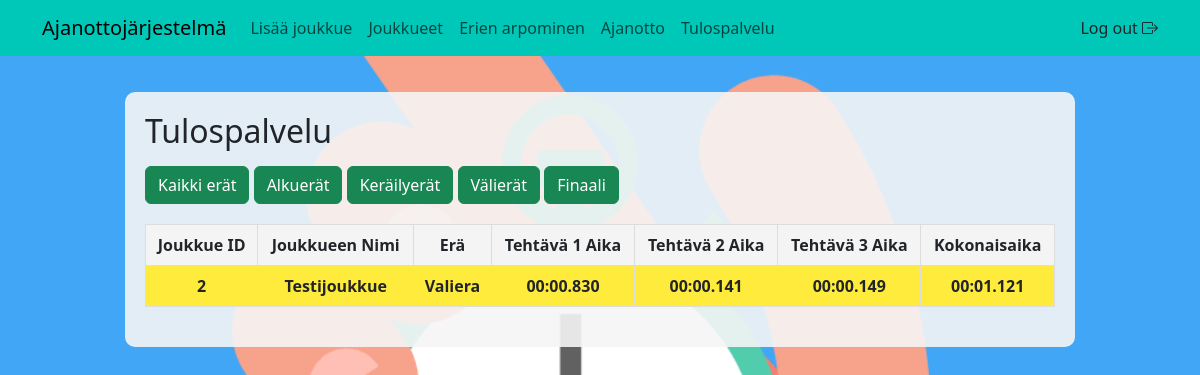
The app's page /tulospalvelu_old.php?era=valiera (signed in) with its own data.
### tables this page shows
CREATE TABLE `tulostaulu` (
  `aikaid` int NOT NULL,
  `joukkueid` int NOT NULL,
  `era` enum('Alkuera','Kerailyera','Valiera','Finaali') NOT NULL,
  `era_numero` int NOT NULL,
  `tehtava1aika` varchar(10) NOT NULL,
  `tehtava2aika` varchar(10) NOT NULL,
  `tehtava3aika` varchar(10) NOT NULL,
  `kokonaisaika` varchar(10) NOT NULL
);

CREATE TABLE `joukkueet` (
  `joukkueid` int NOT NULL,
  `nimi` varchar(100) NOT NULL,
  `koulu` varchar(100) NOT NULL,
  `jasen1` varchar(100) NOT NULL,
  `jasen2` varchar(100) NOT NULL,
  `jasen3` varchar(100) NOT NULL
);

### tulospalvelu_old.php (the view)
<?php
include_once 'inc/header.php';
include_once 'inc/database.php';
$era = $_GET['era'] ?? null;
$sql = "SELECT joukkueet.joukkueid, joukkueet.nimi AS joukkue_nimi, tulostaulu.era,
        tulostaulu.tehtava1aika, tulostaulu.tehtava2aika, tulostaulu.tehtava3aika, tulostaulu.kokonaisaika
        FROM tulostaulu
        INNER JOIN joukkueet ON tulostaulu.joukkueid = joukkueet.joukkueid
";
if ($era) {
  $sql .= " WHERE era = :era";
}
$sql .= " ORDER BY tulostaulu.kokonaisaika ASC";
$stmt = $pdo->prepare($sql);
if ($era) {
  $stmt->execute([':era' => $era]);
} else {
  $stmt->execute();
}
$tulokset = $stmt->fetchAll(PDO::FETCH_ASSOC);
$nopeinaika = $tulokset[0]['kokonaisaika'] ?? null;
?>
<html>
<head>
  <link rel="stylesheet" href="css/styles.css">
</head>
</html>
<div class="container">
  <div class="row">
    <div class="col-10 mx-auto tausta">
      <div class="row">
        <h2>Tulospalvelu</h2>
      </div>
      <div class="mb-3 mt-2">
        <a href="?"><button class="btn btn-success">Kaikki erät</button></a>
        <a href="?era=alkuera"><button class="btn btn-success">Alkuerät</button></a>
        <a href="?era=kerailyera"><button class="btn btn-success">Keräilyerät</button></a>
        <a href="?era=valiera"><button class="btn btn-success">Välierät</button></a>
        <a href="?era=finaali"><button class="btn btn-success">Finaali</button></a>
      </div>
      <?php if (count($tulokset) > 0): ?>
        <table class="tausta">
          <thead>
            <tr>
              <th>Joukkue ID</th>
              <th>Joukkueen Nimi</th>
              <th>Erä</th>
              <th>Tehtävä 1 Aika</th>
              <th>Tehtävä 2 Aika</th>
              <th>Tehtävä 3 Aika</th>
              <th>Kokonaisaika</th>
            </tr>
          </thead>
          <tbody>
            <?php foreach ($tulokset as $tulos): ?>
              <tr class="<?= ($tulos['kokonaisaika'] == $nopeinaika) ? 'nopein' : '' ?>">
                <td><?= ($tulos['joukkueid']) ?></td>
                <td><?= ($tulos['joukkue_nimi']) ?></td>
                <td><?= ($tulos['era']) ?></td>
                <td><?= ($tulos['tehtava1aika']) ?></td>
                <td><?= ($tulos['tehtava2aika']) ?></td>
                <td><?= ($tulos['tehtava3aika']) ?></td>
                <td><?= ($tulos['kokonaisaika']) ?></td>
              </tr>
            <?php endforeach; ?>
          </tbody>
        </table>
      <?php else: ?>
        <p>Ei tallennettuja tuloksia</p>
      <?php endif; ?>
    </div>
  </div>
</div>
<?php include_once 'inc/footer.php'; ?>

### css/background.css (style rules this page uses)
body { background: url('../img/stopwatch.png') no-repeat center center fixed; background-size: cover; background-position: center; }
.tausta { background-color: rgba(245, 245, 245, 0.9); padding: 20px; border-radius: 10px; margin-top: 20px; }

### css/styles.css (style rules this page uses)
table { width: 100%; border-collapse: collapse; margin-bottom: 20px; }
th, td { border: 1px solid #ddd; padding: 8px; text-align: center; }
th { background-color: #f4f4f4; }
.nopein { background-color: #ffeb3b; font-weight: bold; }

### records on screen
tulostaulu: joukkueid.joukkueid "2", joukkueid.nimi "Testijoukkue", era "Valiera", tehtava1aika "00:00.830", tehtava2aika "00:00.141", tehtava3aika "00:00.149", kokonaisaika "00:01.121"
